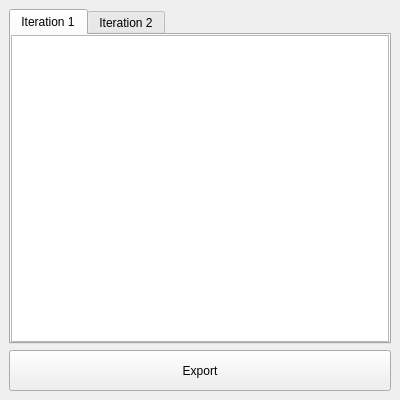
<?xml version="1.0" encoding="UTF-8"?>
<ui version="4.0">
 <class>MainWindow</class>
 <widget class="QMainWindow" name="MainWindow">
  <property name="geometry">
   <rect>
    <x>0</x>
    <y>0</y>
    <width>400</width>
    <height>400</height>
   </rect>
  </property>
  <property name="windowTitle">
   <string>Olfactory Controller</string>
  </property>
  <widget class="QWidget" name="central_widget">
   <layout class="QVBoxLayout" name="verticalLayout_2">
    <item>
     <widget class="QTabWidget" name="it_tabs">
      <property name="focusPolicy">
       <enum>Qt::NoFocus</enum>
      </property>
      <property name="currentIndex">
       <number>0</number>
      </property>
      <widget class="QWidget" name="tab_1">
       <property name="focusPolicy">
        <enum>Qt::NoFocus</enum>
       </property>
       <attribute name="title">
        <string>Iteration 1</string>
       </attribute>
       <layout class="QVBoxLayout" name="verticalLayout">
        <property name="spacing">
         <number>0</number>
        </property>
        <property name="leftMargin">
         <number>0</number>
        </property>
        <property name="topMargin">
         <number>0</number>
        </property>
        <property name="rightMargin">
         <number>0</number>
        </property>
        <property name="bottomMargin">
         <number>0</number>
        </property>
        <item>
         <widget class="QTableWidget" name="tab_table">
          <property name="focusPolicy">
           <enum>Qt::NoFocus</enum>
          </property>
          <property name="rowCount">
           <number>0</number>
          </property>
          <property name="columnCount">
           <number>0</number>
          </property>
         </widget>
        </item>
       </layout>
      </widget>
      <widget class="QWidget" name="tab_2">
       <attribute name="title">
        <string>Iteration 2</string>
       </attribute>
      </widget>
     </widget>
    </item>
    <item>
     <widget class="QPushButton" name="export_button">
      <property name="minimumSize">
       <size>
        <width>0</width>
        <height>41</height>
       </size>
      </property>
      <property name="focusPolicy">
       <enum>Qt::NoFocus</enum>
      </property>
      <property name="text">
       <string>Export</string>
      </property>
     </widget>
    </item>
   </layout>
  </widget>
 </widget>
 <resources/>
 <connections/>
</ui>
